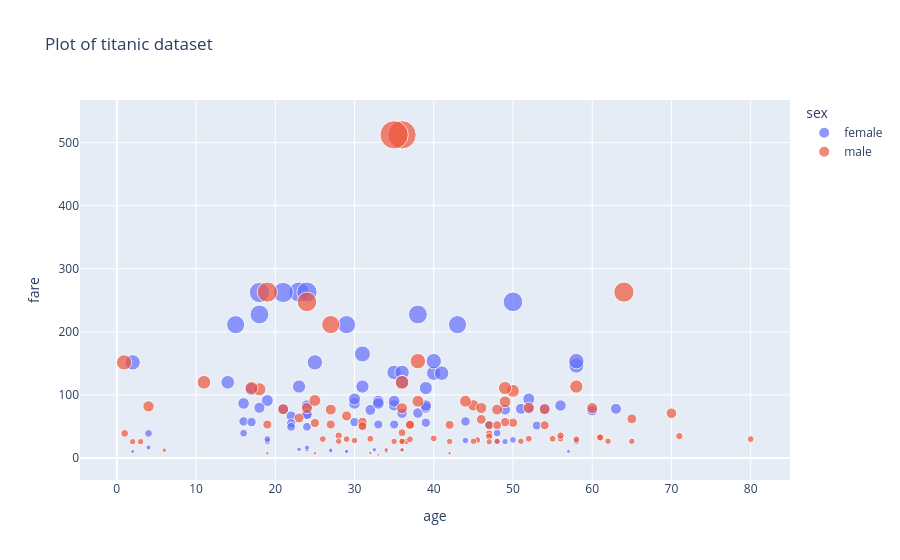

Write notebook code for a chart like this one.
### Code cell
df.dropna(inplace=True)
fig=px.scatter(df, x='age',y='fare',color='sex',size='fare',title="Plot of titanic dataset")
fig.show()
